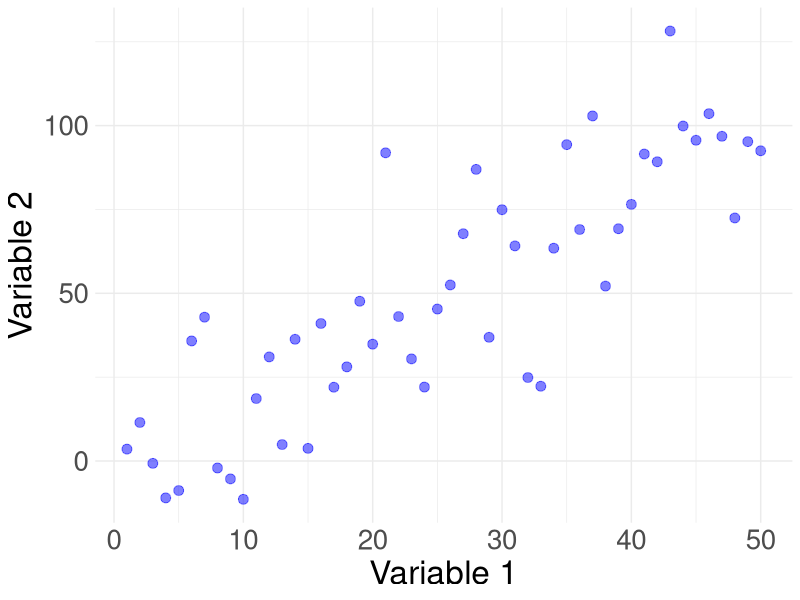
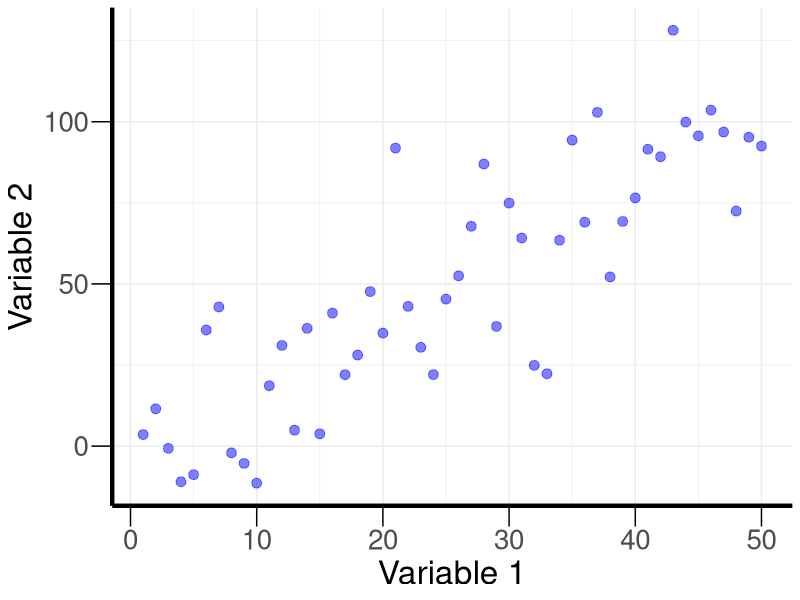

Generate these figures, in order, with R:
###############################################################################
# EXAMPLE 7: Scatterplot
## From Tomek & Eisner: Basic Statistics for Life Scientists. https://github.com/jtmff/stats_BSfLS
###############################################################################
library(ggplot2)
library(Cairo)

# Generating synthetic data (linear relationship with added noise)
set.seed(69)  # for reproducibility
x <- 1:50
y <- 2*x + rnorm(50, mean = 0, sd = 20)  # Noisy linear relationship: y = 2*x + noise

# Create a data frame
df <- data.frame(x = x, y = y)

# Plot scatter plot
plt <- ggplot(df, aes(x = x, y = y)) +
  geom_point(color = "blue", size = 3, alpha = 0.5) +  # Add points
  labs(x = "Variable 1", y = "Variable 2") +
  theme_minimal() + 
  theme(legend.position = "none",
        axis.text.x = element_text(size = 20),
        axis.text.y = element_text(size = 20),
        axis.title.x = element_text(size = 24),
        axis.title.y = element_text(size = 24))

CairoPNG(file = "scatter.png", width = 600, height = 400)
print(plt)
dev.off()

# By adding few lines to the theme, it is possible to also show axes and ticks.
plt_axes <- ggplot(df, aes(x = x, y = y)) +
  geom_point(color = "blue", size = 3, alpha = 0.5) +  # Add points
  labs(x = "Variable 1", y = "Variable 2") +
  theme_minimal() + 
  theme(legend.position = "none",
        axis.text.x = element_text(size = 20),
        axis.text.y = element_text(size = 20),
        axis.title.x = element_text(size = 24),
        axis.title.y = element_text(size = 24),
        axis.ticks = element_line(color = "black"),  
        axis.ticks.length = unit(15, "pt"),
        axis.line.x = element_line(color = "black", size = 1.5),  # Bottom axis 
        axis.line.y = element_line(color = "black", size = 1.5))   # Left axis 

CairoPNG(file = "scatter_with_axes.png", width = 600, height = 400)
print(plt_axes)
dev.off()
